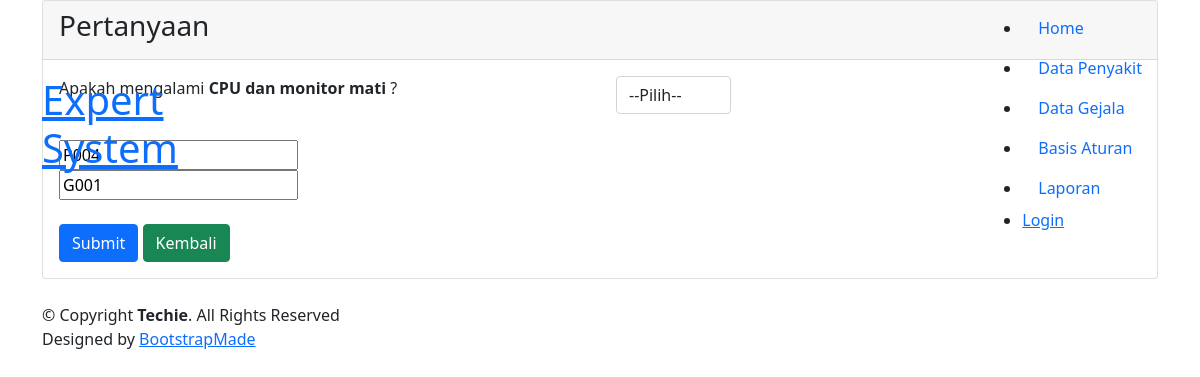
Screenshot of /index.php/konsultasi/pertanyaan with the database file from the repository.
### tables this page shows
CREATE TABLE `tmp_relasi` (
  `id` int(11) NOT NULL,
  `kd_penyakit` varchar(10) NOT NULL,
  `kd_gejala` varchar(10) NOT NULL
);

CREATE TABLE `gejala` (
  `kd_gejala` varchar(10) NOT NULL,
  `nama_gejala` text NOT NULL,
  `poin_gejala` int(11) NOT NULL
);

### application/libraries/Template.php (called while the page is built)
<?php
class Template
{
    var $template_data = array();
    function set($name, $value)
    {
        $this->template_data[$name] = $value;
    }
    function load($template = '', $view = '', $view_data = array(), $return = FALSE)
    {
        $this->CI = &get_instance();
        $this->set('contents', $this->CI->load->view($view, $view_data, TRUE));
        return $this->CI->load->view($template, $this->template_data, $return);
    }
}

### application/controllers/konsultasi.php (called while the page is built, shortened)
<?php
class Konsultasi extends CI_Controller
{
    function pertanyaan()
    {
        $data = array(
            'title' => 'Halaman Pertanyaan',
            'record' => $this->M_Master->getPenyakit(),
            'relasi' => $this->M_Master->getRelasi()
        );
        $this->template->load('back/front', 'back/pertanyaan', $data);
    }
}

### index.php (called while the page is built, shortened)
<?php
require_once BASEPATH.'core/CodeIgniter.php';

### application/models/M_Master.php (called while the page is built, shortened)
<?php
class M_Master extends CI_Model
{
    function getPenyakit()
    {
        if (isset($_GET['kd_penyakit'])) {
            $penyakit = $_GET['kd_penyakit'];
            $kd = $this->db->query("select * from pengetahuan where kd_penyakit='" . $penyakit . "'")->row_array();
            $insert = "INSERT INTO tmp_relasi (kd_penyakit, kd_gejala) SELECT kd_penyakit, kd_gejala FROM pengetahuan WHERE kd_penyakit='" . $kd['kd_penyakit'] . "'";
            $this->db->query($insert);
        } else {
            $penyakit = 'null';
        }
        $this->db->select('*');
        $this->db->from('pengetahuan');
        $this->db->where('kd_penyakit = ', '' . $penyakit . '');
        $this->db->limit('1');
        $query = $this->db->get();
        if ($query->num_rows() > 0) {
            $out = $query->result();
            return $out;
        } else {
            return array();
        }
    }
    function getRelasi()
    {
        return $this->db->query("select * from tmp_relasi as r, gejala as g where r.kd_gejala=g.kd_gejala")->result();
    }
}

### application/views/back/pertanyaan.php (the view, shortened to what this page needs)
<link href="<?php echo base_url('assets/template/css/bootstrap-responsive.css') ?>" rel="stylesheet" />
<link href="<?php echo base_url('assets/template/vendor/bootstrap/css/bootstrap.min.css'); ?>" rel="stylesheet">
<body>
    <section id="hero" class="d-flex align-items-center">
        <div class="container">
            <div class="row">
                <div class="col-md-12">
                    <div class="card card-info">
                        <div class="card-header">
                            <h3 class="card-title">Pertanyaan</h3>
                        </div>
                        <div class="card-body">
                            <div class="col-md-9">
                                <div class="form-group">
                                    <?php
                                    if ($relasi) {
                                        foreach ($relasi as $row) {
                                    ?>
                                            <form class="form-horizontal" action="<?php echo site_url("konsultasi/tambahhasil") ?>" method="post">
                                                <div class="form-group row">
                                                    <div class="col-md-8">
                                                        <div class="col-sm-10">
                                                            <p>Apakah mengalami <b><?php echo $row->nama_gejala; ?></b> ?</p>
                                                            <br>
                                                            <input class="hidden" type="text" name="kd_penyakit[]" value="<?php echo $row->kd_penyakit; ?>">
                                                            <input class="hidden" type="text" name="kd_gejala[]" value="<?php echo $row->kd_gejala; ?>">
                                                        </div>
                                                    </div>
                                                    <div class="col-md-2">
                                                        <select name="poin_gejala[]" class="form-control" required>
                                                            <option value="0">--Pilih--</option>
                                                        </select>
                                                    </div>
                                                </div>
                                        <?php }
                                    }
                                        ?>
                                        <br>
                                        <div class="col-md-8">
                                            <div class="form-group">
                                                <div class="col-lg-10">
                                                    <button class="btn btn-primary" type="submit">Submit</button>
                                                    <a href="<?php echo site_url('konsultasi') ?>" class="btn btn-success">Kembali</a>
                                                </div>
                                            </div>
                                        </div>
                                            </form>
                                </div>
                            </div>
                        </div>
                    </div>
                </div>
            </div>
        </div>
    </section>
</body>
</html>

### rows the page displays
tmp_relasi: kd_gejala.nama_gejala "CPU dan monitor mati", kd_penyakit "P004", kd_gejala.kd_gejala "G001"
